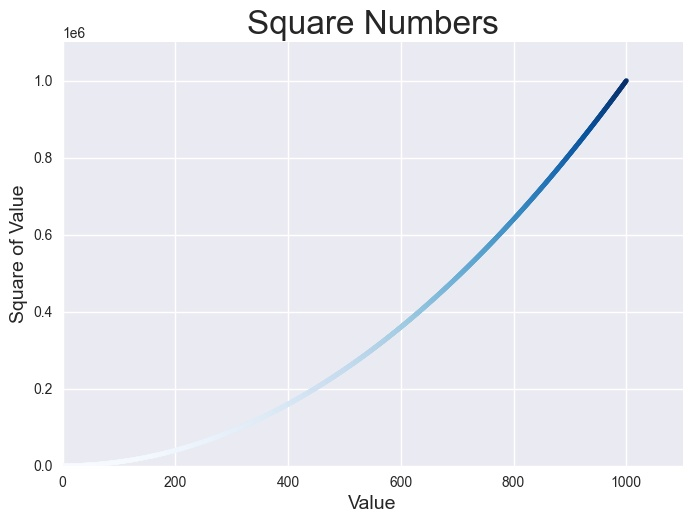

This figure's Python source:
import matplotlib.pyplot as plt

x_values = range(1, 1001)
y_values = [x**2 for x in x_values]

plt.style.use('seaborn')
fig, ax = plt.subplots()
ax.scatter(x_values, y_values, c=y_values, cmap=plt.cm.Blues,  s=10)

# Set chart title and label axes.
ax.set_title("Square Numbers", fontsize=24)
ax.set_xlabel("Value", fontsize=14)
ax.set_ylabel("Square of Value", fontsize=14)

# Set the range for each axis.
ax.axis([0, 1100, 0, 1100000])

plt.savefig('scatter_squares.jpeg', bbox_inches='tight')